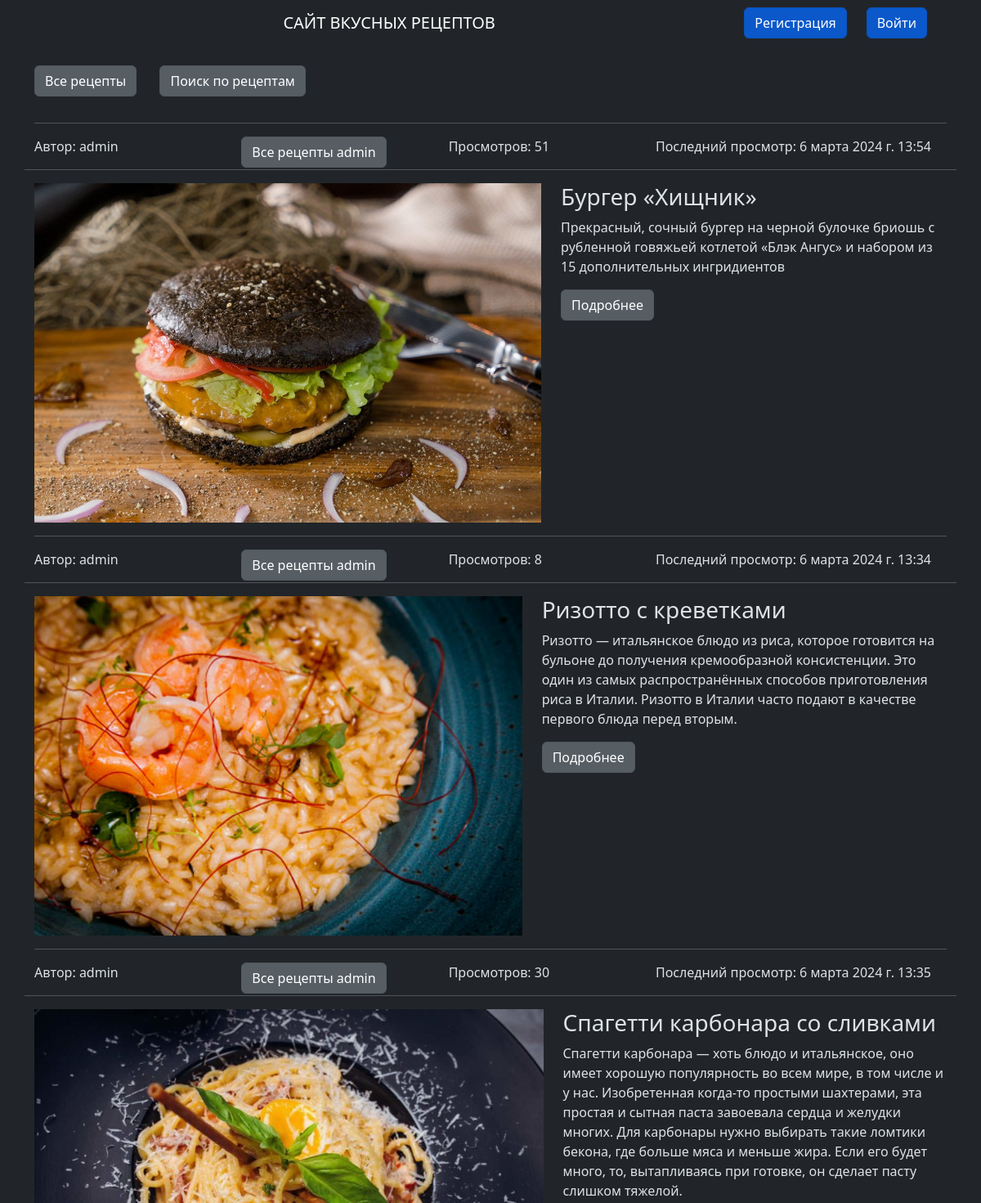
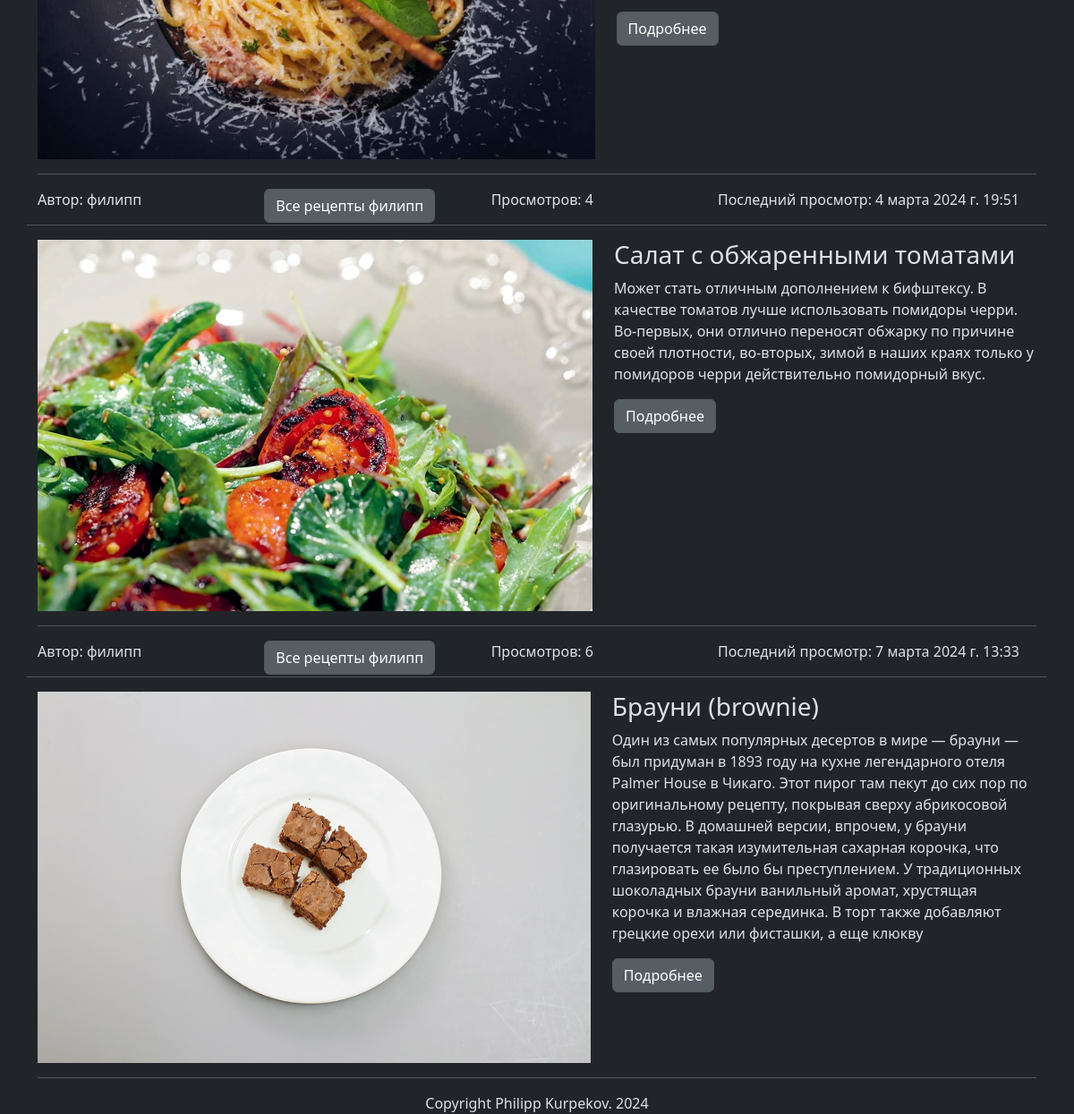
Page /all_recipes/ on the earlier database version (2 pictures, top to bottom).
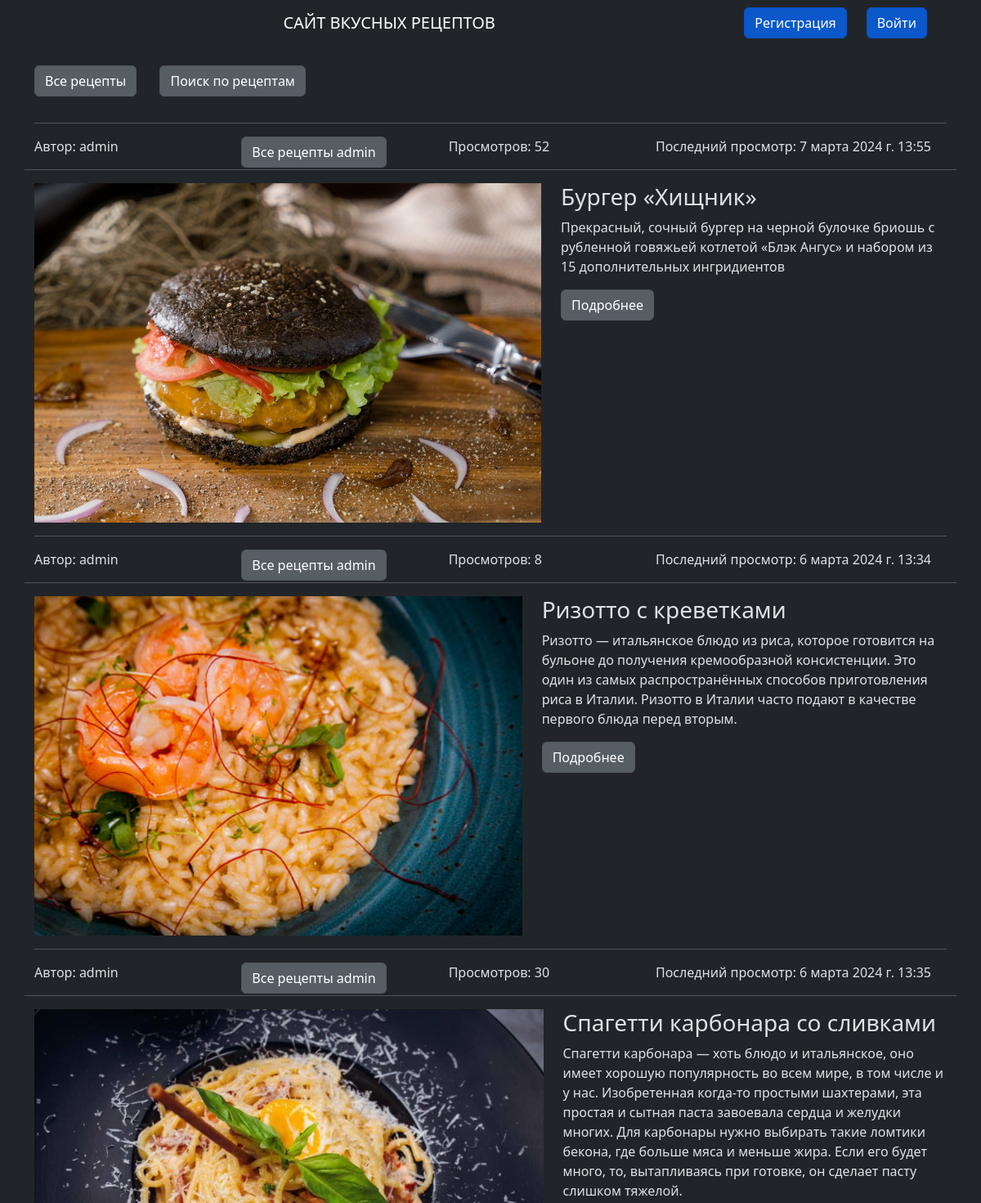
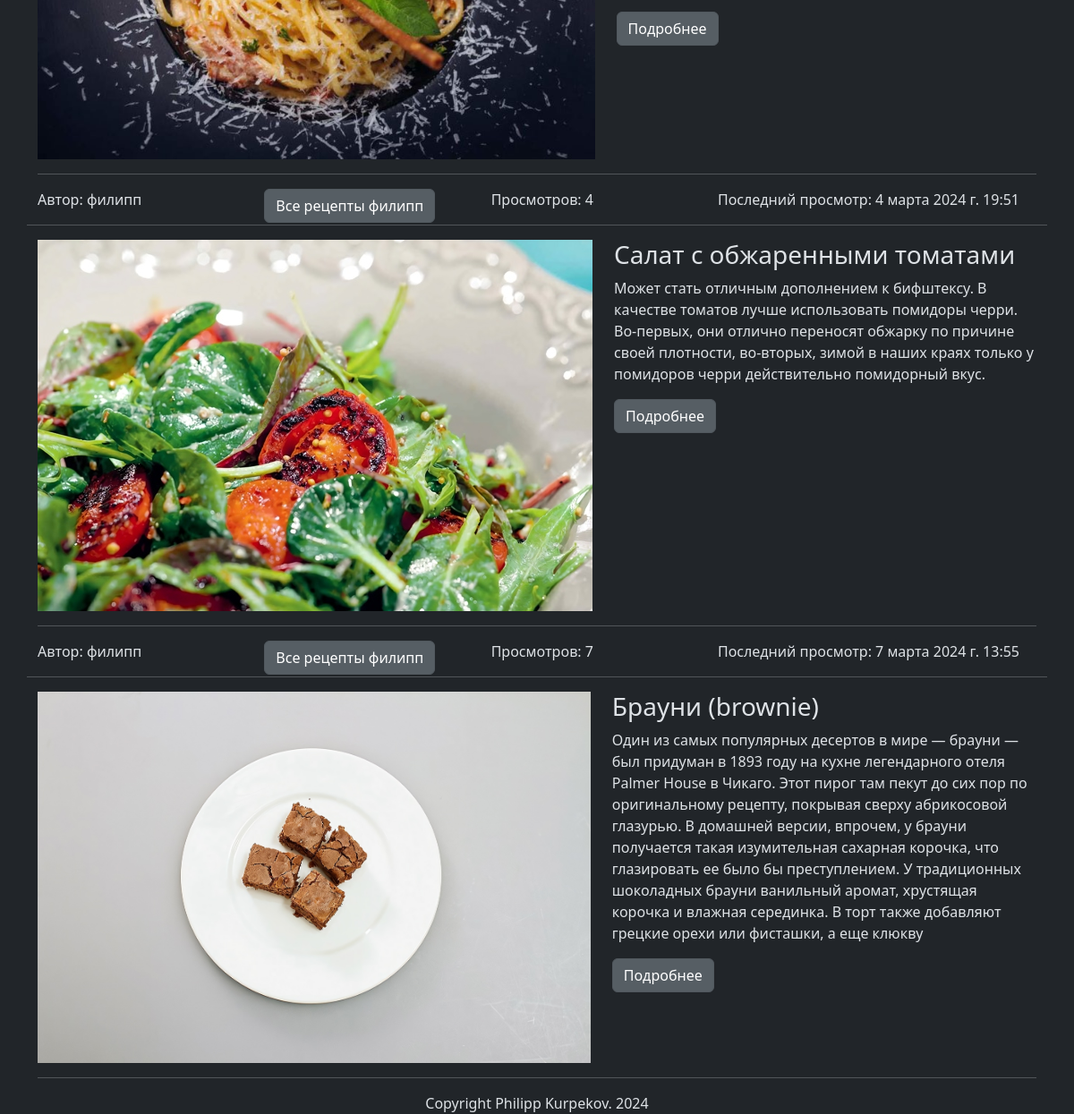
Same page on the later database version (2 pictures, top to bottom).
### recipes/models.py (models this page shows, shortened)
class Recipe(models.Model):
    title = models.CharField(max_length=200, unique=True,
                             verbose_name="Название рецепта")
    author = models.ForeignKey(User, on_delete=models.CASCADE,
                               verbose_name="Автор рецепта")
    description = models.TextField(default="",
                                   verbose_name="Краткое описание")
    cooking_steps = models.TextField(default="",
                                     verbose_name="Шаги приготовления")
    ingredients = models.ManyToManyField(Ingredients,
                                         verbose_name="Ингридиенты")
    category = models.ManyToManyField(Category,
                                      verbose_name="Категория")
    cooking_time = models.IntegerField(default=0,
                                       verbose_name="Время готовки")
    picture = models.ImageField(null=True, blank=True, upload_to="recipes_img/", verbose_name='Изображение')
    views = models.IntegerField(default=0,
                                verbose_name="Количество просмотров")
    date_of_creation = models.DateTimeField(auto_now_add=True,
                                            verbose_name="Время создания")
    date_of_update = models.DateTimeField(auto_now=True,
                                          verbose_name="Обновлено")

### recipes/views.py (the view)
# urls.py: path('all_recipes/', views.all_recipes, name='all_recipes'),
def all_recipes(request):
    recipes = Recipe.objects.all()
    return render(request, 'recipes/all_recipes.html', {'recipes': recipes})

### recipes/templates/recipes/all_recipes.html (shortened to what this page needs)
{% extends "recipes/base.html" %}
{% block content %}
<section class="al mt-3">
    <div class="container justify-content-center">
        {% for recipe in recipes %}
        <div container>
            <hr class="hr hr-blurry"/>
            <div class="row">
                <div class="col">
                    <p>Автор: {{ recipe.author }}</p>
                </div>
                <div class="col">
                      <a href="{% url 'recipes:recipes_by_user' author_id=recipe.author.pk %}"
                       class="btn btn-secondary  active me-4 " role="button" aria-pressed="true"> Все
                        рецепты {{ recipe.author }}</a>
                </div>
                <div class="col">
                    <p>Просмотров: {{ recipe.views }}</p>
                </div>
                <div class="col-4">
                    <p>Последний просмотр: {{ recipe.date_of_update }}</p>
                </div>
                <hr class="hr hr-blurry"/>
            </div>
            <div class="row">
                <div class="col">
                    {% if recipe.picture %}
                    <img src="{{ recipe.picture.url }}"
                         class="d-block " height="415px">
                    {% else %}
                    <p>no image</p>
                    {% endif %}
                </div>
                <div class="col">
                    <h3>{{ recipe.title }}</h3>
                    <p>{{ recipe.description }}</p>
                    <a href="{% url 'recipes:recipe_full' recipe_id=recipe.pk %}"
                       class="btn btn-secondary  active me-4 " role="button" aria-pressed="true"> Подробнее</a>
                </div>
            </div>
            {% endfor %}
        </div>
    </div>
</section>
{% endblock %}

Differences in the rows shown:
changed Recipe "Бургер «Хищник»": views "51" → "52"; date_of_update "6 марта 2024 г. 13:54" → "7 марта 2024 г. 13:55"
changed Recipe "Брауни (brownie)": views "6" → "7"; date_of_update "7 марта 2024 г. 13:33" → "7 марта 2024 г. 13:55"
